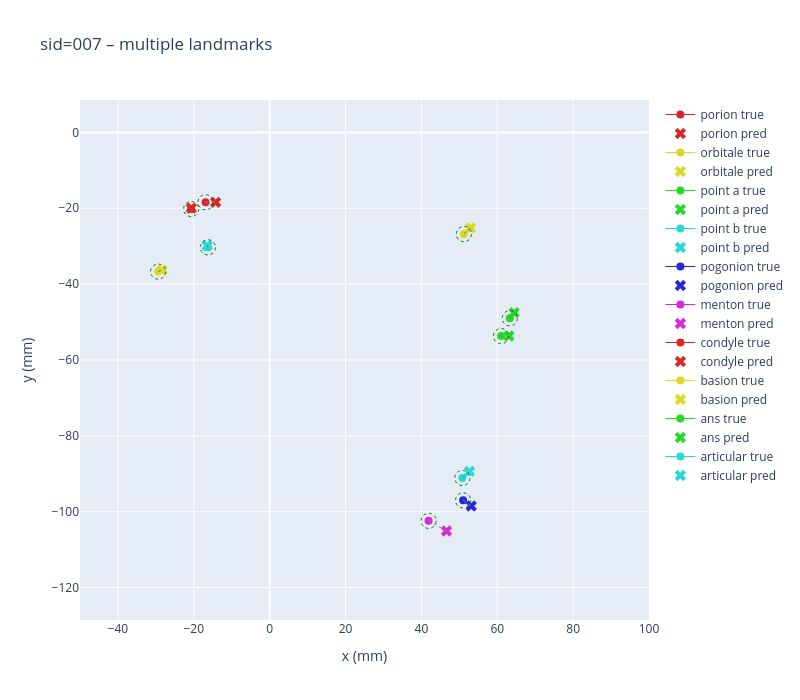

Source (notebook cell):
### Code cell
plot_sid_multi_landmarks_plotly(
    landmarks=landmarks,
    sid='007',
    hop=1,
    deg=2,
    model_tag="sex_adaptive",
    preds_dir="./preds",
    radius_mm=2.0,
    exclude_landmarks=exclude,
    n_ages=1,
    x_range=(-50, 100),
    y_range=(-110, -10)
)

### Figure 1 — Plotly figure (JSON) as saved in the notebook; plotly's stock layout.template omitted (floating-point values rounded to 4 significant figures)
{"data": [{"line": {"color": "hsl(0,70%,50%)", "width": 1}, "marker": {"color": "hsl(0,70%,50%)", "size": 8}, "mode": "lines+markers", "name": "porion true", "type": "scatter", "x": [-20.7], "y": [-20.2]}, {"marker": {"color": "hsl(0,70%,50%)", "size": 10, "symbol": "x"}, "mode": "markers", "name": "porion pred", "type": "scatter", "x": [-20.65], "y": [-19.96]}, {"line": {"color": "hsl(60,70%,50%)", "width": 1}, "marker": {"color": "hsl(60,70%,50%)", "size": 8}, "mode": "lines+markers", "name": "orbitale true", "type": "scatter", "x": [51.2], "y": [-26.8]}, {"marker": {"color": "hsl(60,70%,50%)", "size": 10, "symbol": "x"}, "mode": "markers", "name": "orbitale pred", "type": "scatter", "x": [52.93], "y": [-25.16]}, {"line": {"color": "hsl(120,70%,50%)", "width": 1}, "marker": {"color": "hsl(120,70%,50%)", "size": 8}, "mode": "lines+markers", "name": "point a true", "type": "scatter", "x": [61.0], "y": [-53.7]}, {"marker": {"color": "hsl(120,70%,50%)", "size": 10, "symbol": "x"}, "mode": "markers", "name": "point a pred", "type": "scatter", "x": [63.07], "y": [-53.68]}, {"line": {"color": "hsl(180,70%,50%)", "width": 1}, "marker": {"color": "hsl(180,70%,50%)", "size": 8}, "mode": "lines+markers", "name": "point b true", "type": "scatter", "x": [50.8], "y": [-91.1]}, {"marker": {"color": "hsl(180,70%,50%)", "size": 10, "symbol": "x"}, "mode": "markers", "name": "point b pred", "type": "scatter", "x": [52.67], "y": [-89.38]}, {"line": {"color": "hsl(240,70%,50%)", "width": 1}, "marker": {"color": "hsl(240,70%,50%)", "size": 8}, "mode": "lines+markers", "name": "pogonion true", "type": "scatter", "x": [51.0], "y": [-97.0]}, {"marker": {"color": "hsl(240,70%,50%)", "size": 10, "symbol": "x"}, "mode": "markers", "name": "pogonion pred", "type": "scatter", "x": [53.14], "y": [-98.49]}, {"line": {"color": "hsl(300,70%,50%)", "width": 1}, "marker": {"color": "hsl(300,70%,50%)", "size": 8}, "mode": "lines+markers", "name": "menton true", "type": "scatter", "x": [41.9], "y": [-102.4]}, {"marker": {"color": "hsl(300,70%,50%)", "size": 10, "symbol": "x"}, "mode": "markers", "name": "menton pred", "type": "scatter", "x": [46.62], "y": [-105.1]}, {"line": {"color": "hsl(0,70%,50%)", "width": 1}, "marker": {"color": "hsl(0,70%,50%)", "size": 8}, "mode": "lines+markers", "name": "condyle true", "type": "scatter", "x": [-16.9], "y": [-18.4]}, {"marker": {"color": "hsl(0,70%,50%)", "size": 10, "symbol": "x"}, "mode": "markers", "name": "condyle pred", "type": "scatter", "x": [-14.25], "y": [-18.42]}, {"line": {"color": "hsl(60,70%,50%)", "width": 1}, "marker": {"color": "hsl(60,70%,50%)", "size": 8}, "mode": "lines+markers", "name": "basion true", "type": "scatter", "x": [-29.4], "y": [-36.7]}, {"marker": {"color": "hsl(60,70%,50%)", "size": 10, "symbol": "x"}, "mode": "markers", "name": "basion pred", "type": "scatter", "x": [-28.37], "y": [-36.31]}, {"line": {"color": "hsl(120,70%,50%)", "width": 1}, "marker": {"color": "hsl(120,70%,50%)", "size": 8}, "mode": "lines+markers", "name": "ans true", "type": "scatter", "x": [63.3], "y": [-49.0]}, {"marker": {"color": "hsl(120,70%,50%)", "size": 10, "symbol": "x"}, "mode": "markers", "name": "ans pred", "type": "scatter", "x": [64.45], "y": [-47.53]}, {"line": {"color": "hsl(180,70%,50%)", "width": 1}, "marker": {"color": "hsl(180,70%,50%)", "size": 8}, "mode": "lines+markers", "name": "articular true", "type": "scatter", "x": [-16.3], "y": [-30.3]}, {"marker": {"color": "hsl(180,70%,50%)", "size": 10, "symbol": "x"}, "mode": "markers", "name": "articular pred", "type": "scatter", "x": [-16.5], "y": [-29.83]}], "layout": {"height": 700, "shapes": [{"line": {"color": "gray", "dash": "dot", "width": 1}, "type": "line", "x0": -20.7, "x1": -20.65, "y0": -20.2, "y1": -19.96}, {"fillcolor": "rgba(0,0,0,0)", "line": {"color": "green", "dash": "dot", "width": 1}, "type": "circle", "x0": -22.7, "x1": -18.7, "y0": -22.2, "y1": -18.2}, {"line": {"color": "gray", "dash": "dot", "width": 1}, "type": "line", "x0": 51.2, "x1": 52.93, "y0": -26.8, "y1": -25.16}, {"fillcolor": "rgba(0,0,0,0)", "line": {"color": "green", "dash": "dot", "width": 1}, "type": "circle", "x0": 49.2, "x1": 53.2, "y0": -28.8, "y1": -24.8}, {"line": {"color": "gray", "dash": "dot", "width": 1}, "type": "line", "x0": 61, "x1": 63.07, "y0": -53.7, "y1": -53.68}, {"fillcolor": "rgba(0,0,0,0)", "line": {"color": "green", "dash": "dot", "width": 1}, "type": "circle", "x0": 59, "x1": 63, "y0": -55.7, "y1": -51.7}, {"line": {"color": "gray", "dash": "dot", "width": 1}, "type": "line", "x0": 50.8, "x1": 52.67, "y0": -91.1, "y1": -89.38}, {"fillcolor": "rgba(0,0,0,0)", "line": {"color": "green", "dash": "dot", "width": 1}, "type": "circle", "x0": 48.8, "x1": 52.8, "y0": -93.1, "y1": -89.1}, {"line": {"color": "gray", "dash": "dot", "width": 1}, "type": "line", "x0": 51, "x1": 53.14, "y0": -97, "y1": -98.49}, {"fillcolor": "rgba(0,0,0,0)", "line": {"color": "green", "dash": "dot", "width": 1}, "type": "circle", "x0": 49, "x1": 53, "y0": -99, "y1": -95}, {"line": {"color": "gray", "dash": "dot", "width": 1}, "type": "line", "x0": 41.9, "x1": 46.62, "y0": -102.4, "y1": -105.1}, {"fillcolor": "rgba(0,0,0,0)", "line": {"color": "green", "dash": "dot", "width": 1}, "type": "circle", "x0": 39.9, "x1": 43.9, "y0": -104.4, "y1": -100.4}, {"line": {"color": "gray", "dash": "dot", "width": 1}, "type": "line", "x0": -16.9, "x1": -14.25, "y0": -18.4, "y1": -18.42}, {"fillcolor": "rgba(0,0,0,0)", "line": {"color": "green", "dash": "dot", "width": 1}, "type": "circle", "x0": -18.9, "x1": -14.9, "y0": -20.4, "y1": -16.4}, {"line": {"color": "gray", "dash": "dot", "width": 1}, "type": "line", "x0": -29.4, "x1": -28.37, "y0": -36.7, "y1": -36.31}, {"fillcolor": "rgba(0,0,0,0)", "line": {"color": "green", "dash": "dot", "width": 1}, "type": "circle", "x0": -31.4, "x1": -27.4, "y0": -38.7, "y1": -34.7}, {"line": {"color": "gray", "dash": "dot", "width": 1}, "type": "line", "x0": 63.3, "x1": 64.45, "y0": -49, "y1": -47.53}, {"fillcolor": "rgba(0,0,0,0)", "line": {"color": "green", "dash": "dot", "width": 1}, "type": "circle", "x0": 61.3, "x1": 65.3, "y0": -51, "y1": -47}, {"line": {"color": "gray", "dash": "dot", "width": 1}, "type": "line", "x0": -16.3, "x1": -16.5, "y0": -30.3, "y1": -29.83}, {"fillcolor": "rgba(0,0,0,0)", "line": {"color": "green", "dash": "dot", "width": 1}, "type": "circle", "x0": -18.3, "x1": -14.3, "y0": -32.3, "y1": -28.3}], "title": {"text": "sid=007 – multiple landmarks"}, "width": 800, "xaxis": {"autorange": false, "range": [-50, 100], "title": {"text": "x (mm)"}}, "yaxis": {"autorange": false, "range": [-110, -10], "scaleanchor": "x", "scaleratio": 1, "title": {"text": "y (mm)"}}}}
